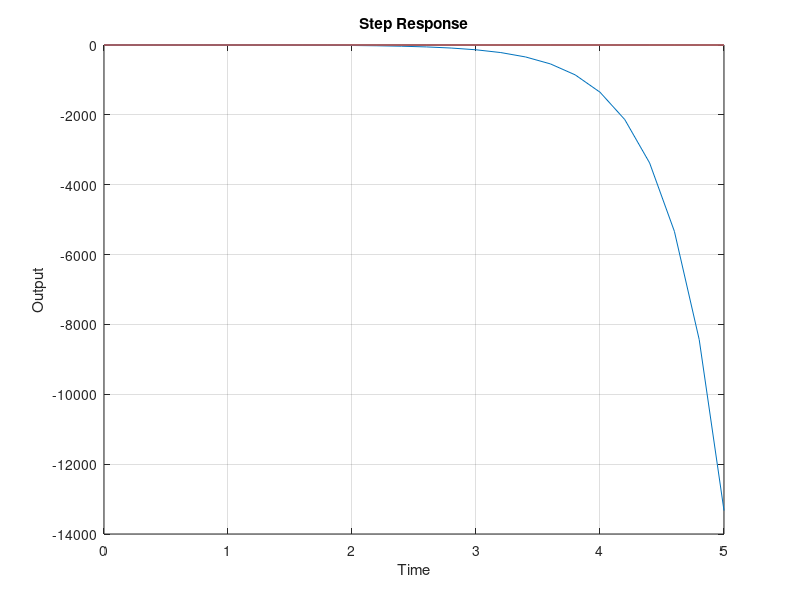

MATLAB code for this plot:
clc
clear
%declare variables
g = 9.8; % gravity
rR = 0.06; %Radius of Reaction Wheel
l = 0.133; %Lenght of rod
mM = 0.11; %mass of motor  0.11
mP = 0.027; % mass of pendulum rod in kg.  0.027
mR = 0.06; %mass of Reaction wheel   0.06
M = 0.5*mP + mR; %used for convenience
IR = (0.5)*mR*(rR^2); %moment of intertia of reaction wheel as it spins
Im = mM*(l^2); % moment of inertia of rod due to motor as its attached to the end of the rod
IRW = mR*(l^2); % the reaction wheel is also setting on top of the rod so its mass must be accounted for
Ip = (1/3)*mP*(l^2); %moment of inertia of rod due to its own mass
I = Ip + Im + IRW; %Total moment of inertia of rod due to the 3 masses (mM, mP, mR)
kt = 0.05; %Torque constant. I guessed it. The value can be anywhere from 0.05 to 0.2
k = kt; %also guessed
R = 0.1; %Internal resistance of motor anywhere from 0.1 to 1 ohm
induct = 0.00001; %inductance of motor could be anywhere form 0.00001 to 0.00005

%create state space matracies
A = [0 1 0 0; ((M*g)/l) 0 0 (-kt/I); 0 0 0 (kt/IR); 0 (k/induct) (-k/induct) (-R/induct)];
B = [0; 0; 0; (1/induct)];
C = [ 1 0 0 0; 0 0 0 0; 0 0 0 0; 0 0 0 0];
D = 0;
% create a steate space model object called sys
sys = ss(A,B,C,D);

t = 0:0.2:5; % Time vector for simulation
u = 1*ones(size(t)); % Input signal (step input)

% Initial condition for the pendulum angle (theta) in radians
initial_condition = [0; 0; 0; 0]; % 0 rads

% Simulate the step response with the given initial condition
[y, t] = lsim(sys, u, t, initial_condition);

[y,t] = step(sys,t);
var = step(sys,t);
% get step response and save it into y and t
%[y, t] = lsim(sys, u, t);


%graphing. you can copy this into the command window if you want
% Plot the step response
plot(t, y);
xlabel('Time');
ylabel('Output');
title('Step Response');
grid on;